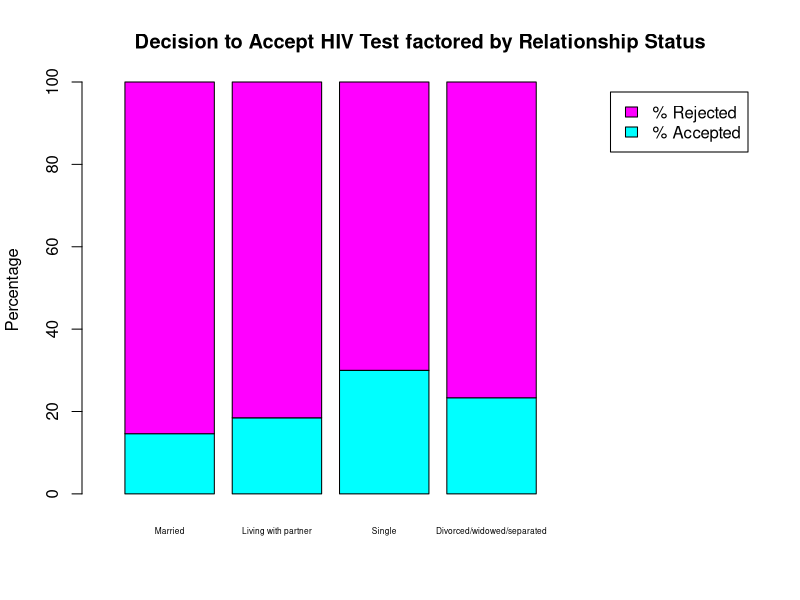

This figure's R source:
library(tidyverse)
dt <- read_csv("hiv_test_acceptance.csv")
#getting rid of the totals row
dt<-dt[-5,]
#convert to data frame (makes renaming rows easier)
dt<-as.data.frame(dt)
#changing the first column into row names
row.names(dt)<-dt$Status
#removing first column
dt<-dt[,-1]
#adding a new column which converts raw numbers into percentages of acceptances
dt$percentAccepted=dt$Accepted*100/(dt$Accepted+dt$Rejected)
#calculating percentages of rejections
dt$percentRejected=100-dt$percentAccepted
#now renaming the columns to make it easier to plot
names(dt)[3]<-"% Accepted"
names(dt)[4]<-"% Rejected"
#now doing a transpose to make the categories into columns and the accept/reject into rows
dta<-t(dt)
#now keeping only the percentage columns
dta<-dta[3:4,]

#below some of my first attempts at plotting


#barplot(dta,col=c("Cyan","Magenta"),legend = TRUE)


#barplot(dta,col=c("Cyan","Magenta"),legend = TRUE,ylim=c(0,140))

#barplot(dta, col = terrain.colors(6), ylim = c(0, 120), 
#        legend = TRUE, 
#       args.legend = list(bty = "n", x = "top", ncol = 2)
#        )

#but here is the best plot I managed to do for now

pdf(file = "visualization.pdf", width=8, height=4)
barplot(dta,col=c("Cyan","Magenta"),legend = TRUE, xlim = c(0, 7),ylab="Percentage",
        main="Decision to Accept HIV Test factored by Relationship Status", cex.names=0.5)
dev.off()


